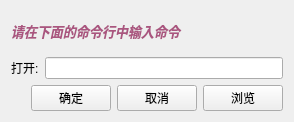
<?xml version="1.0" encoding="UTF-8"?>
<ui version="4.0">
 <class>Widget</class>
 <widget class="QWidget" name="Widget">
  <property name="geometry">
   <rect>
    <x>0</x>
    <y>0</y>
    <width>294</width>
    <height>122</height>
   </rect>
  </property>
  <property name="windowTitle">
   <string>运行</string>
  </property>
  <layout class="QVBoxLayout" name="verticalLayout_2">
   <item>
    <layout class="QVBoxLayout" name="verticalLayout">
     <item>
      <widget class="QLabel" name="label">
       <property name="font">
        <font>
         <family>方正兰亭超细黑简体</family>
        </font>
       </property>
       <property name="styleSheet">
        <string notr="true"/>
       </property>
       <property name="text">
        <string>&lt;html&gt;&lt;head/&gt;&lt;body&gt;&lt;p&gt;&lt;span style=&quot; font-size:10pt; font-weight:600; font-style:italic; color:#aa557f;&quot;&gt;请在下面的命令行中输入命令&lt;/span&gt;&lt;/p&gt;&lt;/body&gt;&lt;/html&gt;</string>
       </property>
      </widget>
     </item>
     <item>
      <layout class="QHBoxLayout" name="horizontalLayout_2">
       <item>
        <widget class="QLabel" name="cmdLabel">
         <property name="text">
          <string>打开:</string>
         </property>
        </widget>
       </item>
       <item>
        <widget class="QLineEdit" name="cmdLineEdit"/>
       </item>
      </layout>
     </item>
     <item>
      <layout class="QHBoxLayout" name="horizontalLayout">
       <item>
        <spacer name="horizontalSpacer">
         <property name="orientation">
          <enum>Qt::Horizontal</enum>
         </property>
         <property name="sizeHint" stdset="0">
          <size>
           <width>40</width>
           <height>20</height>
          </size>
         </property>
        </spacer>
       </item>
       <item>
        <widget class="QPushButton" name="submitButton">
         <property name="enabled">
          <bool>true</bool>
         </property>
         <property name="maximumSize">
          <size>
           <width>16777169</width>
           <height>16777215</height>
          </size>
         </property>
         <property name="text">
          <string>确定</string>
         </property>
        </widget>
       </item>
       <item>
        <widget class="QPushButton" name="cancelButton">
         <property name="text">
          <string>取消</string>
         </property>
        </widget>
       </item>
       <item>
        <widget class="QPushButton" name="browseButton">
         <property name="text">
          <string>浏览</string>
         </property>
        </widget>
       </item>
      </layout>
     </item>
    </layout>
   </item>
  </layout>
 </widget>
 <layoutdefault spacing="6" margin="11"/>
 <resources/>
 <connections/>
</ui>
